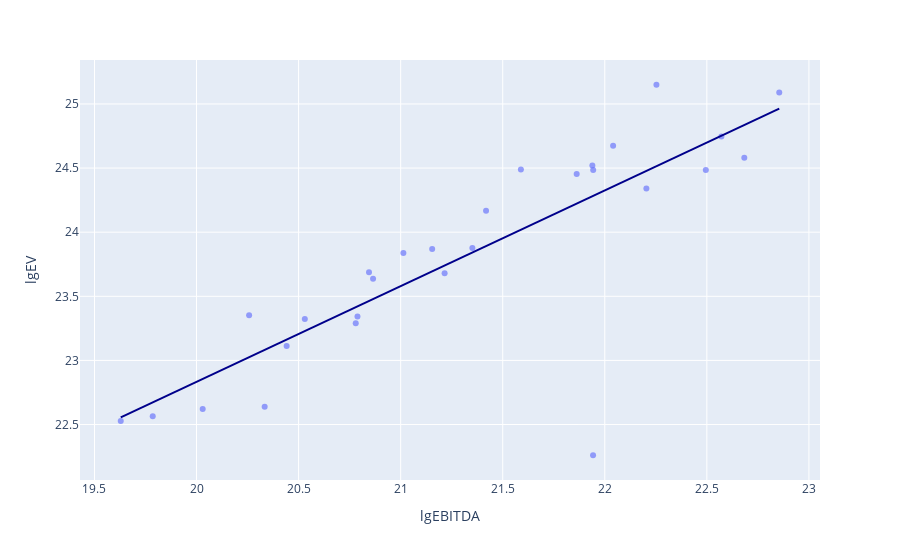

Here is the notebook cell this chart was saved with:
### Code cell
fig = px.scatter(
    df_Mat, x='lgEBITDA', y='lgEV', opacity=0.65,
    trendline='ols', trendline_color_override='darkblue'
)
fig

### Figure 1 — Plotly figure (JSON) as saved in the notebook; plotly's stock layout.template omitted (floating-point values rounded to 4 significant figures)
{"data": [{"hovertemplate": "lgEBITDA=%{x}<br>lgEV=%{y}<extra></extra>", "legendgroup": "", "marker": {"color": "#636efa", "opacity": 0.65, "symbol": "circle"}, "mode": "markers", "name": "", "orientation": "v", "showlegend": false, "type": "scatter", "x": [20.03, 20.33, 20.78, 20.79, 21.94, 22.25, 21.42, 21.59, 20.86, 22.68, 22.85, 20.44, 20.26, 21.86, 21.94, 22.49, 22.57, 19.63, 19.79, 22.2, 21.22, 21.15, 21.35, 21.94, 22.04, 20.53, 20.84, 21.01], "xaxis": "x", "y": [22.62, 22.64, 23.29, 23.34, 22.26, 25.15, 24.17, 24.49, 23.64, 24.58, 25.09, 23.11, 23.35, 24.45, 24.49, 24.49, 24.75, 22.53, 22.57, 24.34, 23.68, 23.87, 23.88, 24.52, 24.67, 23.32, 23.69, 23.84], "yaxis": "y"}, {"hovertemplate": "<b>OLS trendline</b><br>lgEV = 0.746086 * lgEBITDA + 7.91151<br>R<sup>2</sup>=0.683813<br><br>lgEBITDA=%{x}<br>lgEV=%{y} <b>(trend)</b><extra></extra>", "legendgroup": "", "line": {"color": "darkblue"}, "marker": {"color": "#636efa", "symbol": "circle"}, "mode": "lines", "name": "", "showlegend": false, "type": "scatter", "x": [19.63, 19.79, 20.03, 20.26, 20.33, 20.44, 20.53, 20.78, 20.79, 20.84, 20.86, 21.01, 21.15, 21.22, 21.35, 21.42, 21.59, 21.86, 21.94, 21.94, 21.94, 22.04, 22.2, 22.25, 22.49, 22.57, 22.68, 22.85], "xaxis": "x", "y": [22.56, 22.67, 22.86, 23.03, 23.08, 23.16, 23.23, 23.42, 23.42, 23.46, 23.48, 23.59, 23.69, 23.74, 23.84, 23.89, 24.02, 24.22, 24.28, 24.28, 24.28, 24.36, 24.48, 24.51, 24.69, 24.75, 24.84, 24.96], "yaxis": "y"}], "layout": {"legend": {"tracegroupgap": 0}, "margin": {"t": 60}, "xaxis": {"anchor": "y", "domain": [0, 1], "title": {"text": "lgEBITDA"}}, "yaxis": {"anchor": "x", "domain": [0, 1], "title": {"text": "lgEV"}}}}
